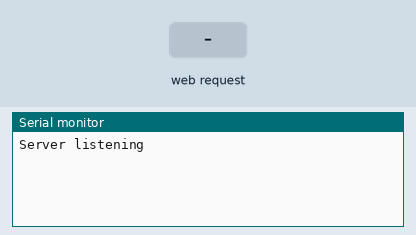
Simulated run of this sketch. Board: ESP8266 (NodeMCU). On the bench: the last lines printed to the serial monitor. The inputs (shaded band) are chosen by the test bench. WiFi joins after 1.5 s; servers stay silent unless stated.

Above: at 2.7 s.
2.8 s: HTTP request GET / received
At 4.0 s:
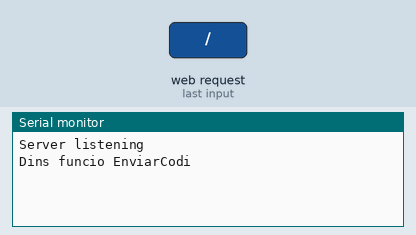
4.3 s: HTTP request GET /?tecla=Power received
At 5.1 s:
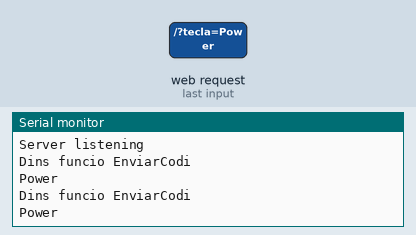
5.8 s: HTTP request GET /?tecla=Alarm received
At 6.3 s:
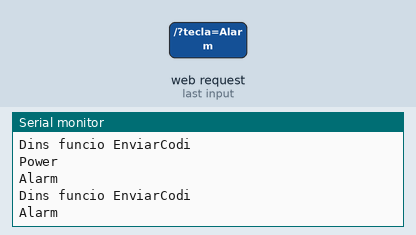
7.3 s: HTTP request GET /?tecla=Snooze received
At 8.5 s:
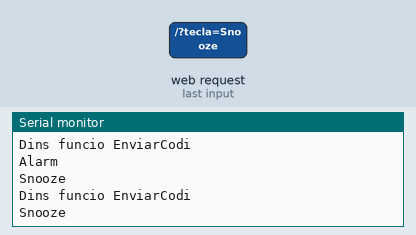
8.8 s: HTTP request GET /?tecla=CD received
At 9.8 s:
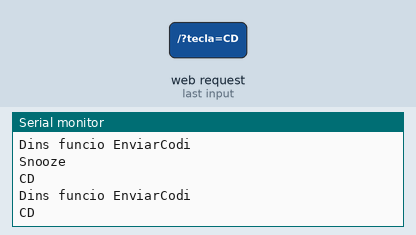
10.3 s: HTTP request GET /?tecla=1 received
At 10.9 s:
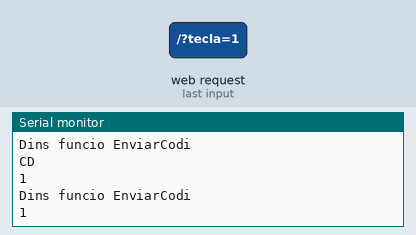

The sketch:

yamaha_minicadena.ino
```cpp
// (licence header left out)
#include <Arduino.h>
#include <IRremoteESP8266.h>
#include <IRsend.h>


#include <ESP8266WiFi.h>
#include <ESP8266WebServer.h>

#include <WiFiManager.h>
#include <DNSServer.h>
#define USE_SERIAL Serial
ESP8266WebServer server(80);

const uint16_t kIrLed = 14;  // ESP8266 GPIO pin to use. Recommended: 4 (D2).
IRsend irsend(kIrLed);  // Set the GPIO to be used to sending the message.
/*
//definir taula de codis
#define Power 0x1EE1F40B //0
#define Alarm 0x1EE105FA //1
#define Snooze 0x1EE1F20D //2
#define CD 0x1EE152AD //3
#define Bluetooth 0x1EE17B84
#define USB 0x1EE13DC2
#define Radio 0x1EE1D22D
#define Aux 0x1EE1FB04
#define Option 0x1EE1D42B
#define Display 0x1EE150AF
#define Mute 0x1EE139C6
#define up 0x1EE1718E
#define down 0x1EE1F10E
#define left 0x1EE120DF
#define right 0x1EE1C03F
#define enter 0x1EE1837C
#define aturar 0x1EE1807F //stop
#define playpause 0x1EE140BF
#define volumup 0x1EE17887
#define volumdown 0x1EE1F807
#define Ltunning 0x1EE1956A
#define Rtunning 0x1EE155AA
#define Lpreset 0x1EE138C7
#define Rpreset 0x1EE1D827
#define memory 0x1EE14DB2
#define volta 0x1EE130CF // loop
#define aleatori 0x1EE1E01F //random
#define hold 0xFFFFFFFFFFFFFFFF //aguantar apretat


*/
const uint64_t Power=0x1EE1F40B; //0
const uint64_t Alarm=0x1EE105FA; //1
const uint64_t Snooze=0x1EE1F20D; //2
const uint64_t CD=0x1EE152AD; //3
const uint64_t Bluetooth=0x1EE17B84;
const uint64_t USB=0x1EE13DC2;
const uint64_t Radio=0x1EE1D22D;
const uint64_t Aux=0x1EE1FB04;
const uint64_t Option=0x1EE1D42B;
const uint64_t Display=0x1EE150AF;
const uint64_t Mute=0x1EE139C6;
const uint64_t Up=0x1EE1718E;
const uint64_t Down=0x1EE1F10E;
const uint64_t left=0x1EE120DF;
const uint64_t right=0x1EE1C03F;
const uint64_t enter=0x1EE1837C;
const uint64_t aturar=0x1EE1807F; //stop
const uint64_t playpause=0x1EE140BF;
const uint64_t volumup=0x1EE17887;
const uint64_t volumdown=0x1EE1F807;
const uint64_t Ltunning=0x1EE1956A;
const uint64_t Rtunning=0x1EE155AA;
const uint64_t Lpreset=0x1EE138C7;
const uint64_t Rpreset=0x1EE1D827;
const uint64_t memory=0x1EE14DB2;
const uint64_t volta=0x1EE130CF; // loop
const uint64_t aleatori=0x1EE1E01F; //random
const uint64_t hold=0xFFFFFFFFFFFFFFFF; //aguantar apretat

String TaulaCodis[]={"0x1EE1F40B","0x1EE105FA","0x1EE1F20D","0x1EE152AD","0x1EE17B84","0x1EE13DC2","0x1EE1D22D","0x1EE1FB04","0x1EE1D42B","0x1EE150AF","0x1EE139C6","0x1EE1718E""0x1EE1F10E","0x1EE120DF","0x1EE1C03F","0x1EE1837C","0x1EE1807F","0x1EE140BF","0x1EE17887","0x1EE1F807","0x1EE1956A","0x1EE155AA","0x1EE138C7","0x1EE1D827","0x1EE14DB2","0x1EE130CF","0x1EE1E01F"};
//uint64_t TaulaCodis[]={0x1EE1F40B,0x1EE105FA,0x1EE1F20D,0x1EE152AD,0x1EE17B84,0x1EE13DC2,0x1EE1D22D,0x1EE1FB04,0x1EE1D42B,0x1EE150AF,0x1EE139C6,0x1EE1718E0x1EE1F10E,0x1EE120DF,0x1EE1C03F,0x1EE1837C,0x1EE1807F,0x1EE140BF,0x1EE17887,0x1EE1F807,0x1EE1956A,0x1EE155AA,0x1EE138C7,0x1EE1D827,0x1EE14DB2,0x1EE130CF,0x1EE1E01F};


void setup() {
  irsend.begin();
#if ESP8266
  Serial.begin(115200, SERIAL_8N1, SERIAL_TX_ONLY);
#else  // ESP8266
  Serial.begin(115200, SERIAL_8N1);
#endif  // ESP8266

//Config Wifi Manager
    WiFiManager wifiManager;
    //first parameter is name of access point, second is the password
    wifiManager.autoConnect("yamaha");
    wifiManager.setConfigPortalTimeout(180);
  //fi config wifi


  //inici web server
  server.on("/", handle_index); //Handle Index page

  server.begin(); //Start the server
  Serial.println("Server listening");
  //fi web server

 //EnviarCodi(volumup, 1); //1 aguantar apretat // 0 un sol pols
}


/*
void EnviarCodi(int codi, int aguantar){
  Serial.println(codi);
  irsend.sendNEC(codi);
  if (aguantar == 1){
    for (int i = 0; i <= 20; i++) {
        irsend.sendNEC(hold);
        delay(10);
    }
  }
}
*/
void EnviarCodi(String codi){
    Serial.println("Dins funcio EnviarCodi");
  Serial.println(codi);

if (codi=="Power") {
    irsend.sendNEC(0x1EE1F40B);
}
else if (codi=="Alarm") {
    irsend.sendNEC(0x1EE105FA);
}
else if (codi=="Snooze") {
    irsend.sendNEC(0x1EE1F20D);
}
else if (codi=="CD") {
    irsend.sendNEC(0x1EE152AD);
}
else if (codi=="Bluetooth") {
    irsend.sendNEC(0x1EE17B84);
}
else if (codi=="USB") {
    irsend.sendNEC(0x1EE13DC2);
}
else if (codi=="Radio") {
    irsend.sendNEC(0x1EE1D22D);
}
else if (codi=="Aux") {
    irsend.sendNEC(0x1EE1FB04);
}
else if (codi=="Option") {
    irsend.sendNEC(0x1EE1D42B);
}
else if (codi=="Display") {
    irsend.sendNEC(0x1EE150AF);
}
else if (codi=="Mute") {
    irsend.sendNEC(0x1EE139C6);
}
else if (codi=="Up") {
    irsend.sendNEC(0x1EE1718E);
}
else if (codi=="Down") {
    irsend.sendNEC(0x1EE1F10E);
}
else if (codi=="left") {
    irsend.sendNEC(0x1EE120DF);
}
else if (codi=="right") {
    irsend.sendNEC(0x1EE1C03F);
}
else if (codi=="enter") {
    irsend.sendNEC(0x1EE1837C);
}
else if (codi=="aturar") {
    irsend.sendNEC(0x1EE1807F);
}
else if (codi=="playpause") {
    irsend.sendNEC(0x1EE140BF);
}
else if (codi=="volumup") {
    irsend.sendNEC(0x1EE17887);
}
else if (codi=="volumdown") {
    irsend.sendNEC(0x1EE1F807);
}
else if (codi=="Ltunning") {
    irsend.sendNEC(0x1EE1956A);
        for (int i = 0; i <= 5; i++) {
          irsend.sendNEC(0xFFFFFFFFFFFFFFFF);
        delay(10);
    }
}
else if (codi=="Rtunning") {
    irsend.sendNEC(0x1EE155AA);
        for (int i = 0; i <= 5; i++) {
          irsend.sendNEC(0xFFFFFFFFFFFFFFFF);
        delay(10);
    }
}
else if (codi=="Lpreset") {
    irsend.sendNEC(0x1EE138C7);
}
else if (codi=="Rpreset") {
    irsend.sendNEC(0x1EE1D827);
}
else if (codi=="memory") {
    irsend.sendNEC(0x1EE14DB2);
}
else if (codi=="AUTOPRESET") {
    irsend.sendNEC(0x1EE14DB2);
        for (int i = 0; i <= 30; i++) {
          irsend.sendNEC(0xFFFFFFFFFFFFFFFF);
        delay(10);
    }
}
else if (codi=="volta") {
    irsend.sendNEC(0x1EE130CF);
}
else if (codi=="aleatori") {
    irsend.sendNEC(0x1EE1E01F);
}
else if (codi=="pair") {
    irsend.sendNEC(0x1EE17B84);
        for (int i = 0; i <= 20; i++) {
        irsend.sendNEC(0xFFFFFFFFFFFFFFFF);
        delay(10);
    }
}
else {
  // do Thing C
}

}

//https://lastminuteengineers.com/creating-esp8266-web-server-arduino-ide/
void loop() {
  //codi loop
    server.handleClient(); //Handling of incoming client requests


}


void handle_index() {

  String tecla = server.arg("tecla");
  Serial.println(tecla);
  EnviarCodi(tecla);

  server.send(200, "text/html", SendHTML());

}


String SendHTML(){
  String ptr = "<!DOCTYPE html> <html>\n";
  ptr +="<head><meta name=\"viewport\" content=\"width=device-width, initial-scale=1.0, user-scalable=no\">\n";
  ptr +="<title>Remot Yamaha MCR-B020</title>\n";
  ptr +="<style>html { font-family: Helvetica; display: inline-block; margin: 0px auto; text-align: center;}\n";
  ptr +="body{margin-top: 0px;} h1 {color: #444444;margin: 1px auto 1px;} h3 {color: #444444;margin: 1px auto 1px;}\n";
  ptr +=".button {display: inline-block;width: 80px;background-color: #1abc9c;border: none;color: white;padding: 13px 10px;text-decoration: none;font-size: 15px;margin: 0px auto 5px;cursor: pointer;border-radius: 4px;}\n";
  ptr +=".button-on {background-color: #1abc9c;}\n";
  ptr +=".button-vermell {background-color: #FF4136;}\n";
  ptr +=".button-gris {background-color: #AAAAAA;}\n";
  ptr +=".button-volum {background-color: #7FDBFF;}\n";
  ptr +=".button-cursor {background-color: #0074D9;}\n";
  ptr +=".button-tunning {background-color: #85144b;}\n";
  ptr +=".button-emparellar {background-color: #0074D9;}\n";
  ptr +=".button-taronja {background-color: #FF851B;}\n";
  ptr +=".button-on:active {background-color: #16a085;}\n";
  ptr +=".button-off {background-color: #34495e;}\n";
  ptr +=".button-off:active {background-color: #2c3e50;}\n";
  ptr +="p {font-size: 14px;color: #888;margin-bottom: 10px;}\n";
  ptr +="</style>\n";


  ptr +="</head>\n";
  ptr +="<body>\n";
  ptr +="<h3>Remot Yamaha MCR-B020</h3>\n";

ptr +="<a class=\"button button-volum\" href=\"/?tecla=volumup\">Vol +</a>\n";
ptr +="<a class=\"button button-volum\" href=\"/?tecla=volumdown\">Vol -</a>\n";
ptr +="<a class=\"button button-taronja\" href=\"/?tecla=Mute\">Mute</a>\n";

ptr +="<a class=\"button button-on\" href=\"/?tecla=Rpreset\">Preset +</a>\n";
ptr +="<a class=\"button button-on\" href=\"/?tecla=Lpreset\">Preset -</a>\n";
ptr +="<a class=\"button button-vermell\" href=\"/?tecla=Power\">Power</a>\n";

ptr +="<a class=\"button button-tunning\" href=\"/?tecla=Ltunning\">&lt;&lt; tunning</a>\n";
ptr +="<a class=\"button button-tunning\" href=\"/?tecla=Rtunning\">tunning &gt;&gt;</a>\n";
ptr +="<a class=\"button button-taronja\" href=\"/?tecla=Alarm\">Alarm</a>\n";
ptr +="<a class=\"button button-gris\" href=\"/?tecla=CD\">CD</a>\n";
ptr +="<a class=\"button button-gris\" href=\"/?tecla=Bluetooth\">Bluetooth</a>\n";
ptr +="<a class=\"button button-emparellar\" href=\"/?tecla=pair\">Emparellar</a>\n";

ptr +="<a class=\"button button-gris\" href=\"/?tecla=USB\">USB</a>\n";
ptr +="<a class=\"button button-gris\" href=\"/?tecla=Radio\">Radio</a>\n";
ptr +="<a class=\"button button-gris\" href=\"/?tecla=Aux\">Aux</a>\n";
ptr +="<a class=\"button button-on\" href=\"/?tecla=Option\">Option</a>\n";
ptr +="<a class=\"button button-cursor\" href=\"/?tecla=Up\">&uarr;</a>\n";
ptr +="<a class=\"button button-on\" href=\"/?tecla=Display\">Display</a>\n";
ptr +="<a class=\"button button-cursor\" href=\"/?tecla=left\">&larr;</a>\n";
ptr +="<a class=\"button button-cursor\" href=\"/?tecla=enter\">&crarr;</a>\n";
ptr +="<a class=\"button button-cursor\" href=\"/?tecla=right\">&rarr;</a>\n";
ptr +="<a class=\"button button-on\" href=\"/?tecla=aturar\">Stop</a>\n";

ptr +="<a class=\"button button-cursor\" href=\"/?tecla=Down\">&darr;</a>\n";

ptr +="<a class=\"button button-on\" href=\"/?tecla=playpause\">Playpause</a>\n";
ptr +="<a class=\"button button-on\" href=\"/?tecla=memory\">memory</a>\n";
ptr +="<a class=\"button button-on\" href=\"/?tecla=volta\">Loop</a>\n";
ptr +="<a class=\"button button-on\" href=\"/?tecla=aleatori\">Random</a>\n";
ptr +="<a class=\"button button-on\" href=\"/?tecla=Snooze\">Snooze</a>\n";
ptr +="<a class=\"button button-on\" href=\"/?tecla=AUTOPRESET\">Auto Preset</a>\n";

  ptr +="</body>\n";
  ptr +="</html>\n";
  return ptr;
}
```

Measured:
- after the input at 2.8 s, the serial monitor: prints a new line at once (image 1)
- after the input at 4.3 s, the serial monitor: prints a new line at once (image 2)
- after the input at 5.8 s, the serial monitor: prints a new line at once (image 3)
- after the input at 7.3 s, the serial monitor: prints a new line at once (image 4)
- after the input at 8.8 s, the serial monitor: prints a new line at once (image 5)
- after the input at 10.3 s, the serial monitor: prints a new line at once (image 6)
